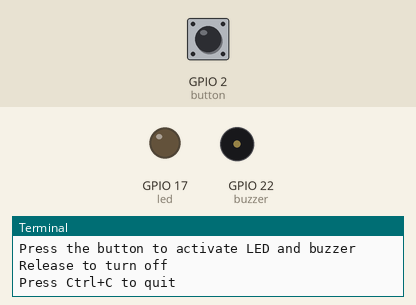
Recording of a program running on a simulated Raspberry Pi (BCM pin numbers). Shown: output pins drawn as LEDs (lit = HIGH), buzzer (waves = sounding, pin HIGH), the last lines printed to the terminal. The test bench sets the inputs (shaded band); at power-on: GPIO 2 (button) HIGH.

Above: at 1.2 s.
1.3 s: GPIO 2 (button) pulled LOW for 0.15 s
At 1.37 s:
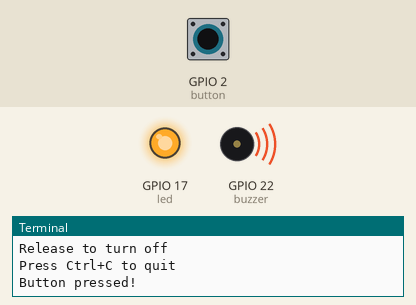
2.9 s: GPIO 2 (button) pulled LOW for 3.2 s
At 7.5 s:
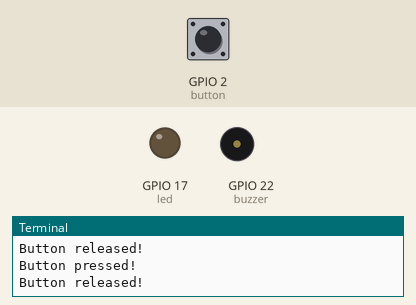
Timing chart, 0 to 9.0 s (numbered marks = the images above; inputs shaded):
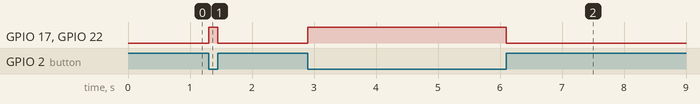

Measured:
- after the input at 1.3 s, GPIO 17 (led), GPIO 22 (buzzer): LOW → HIGH at once, → LOW 0.15 s later
- after the input at 2.9 s, GPIO 17 (led), GPIO 22 (buzzer): LOW → HIGH at once, → LOW 3.2 s later

The program:

project_interactive.py
```python
#!/usr/bin/env python3
"""
Project 2: Interactive Light and Sound
Button-controlled LED and buzzer system
"""

from gpiozero import LED, Button, Buzzer
from time import sleep

# Create components
led = LED(17)
button = Button(2)  # Button on GPIO 2
buzzer = Buzzer(22)

# Define what happens when button is pressed
def button_pressed():
    print("Button pressed!")
    led.on()
    buzzer.on()

# Define what happens when button is released
def button_released():
    print("Button released!")
    led.off()
    buzzer.off()

# Connect functions to button events
button.when_pressed = button_pressed
button.when_released = button_released

print("Interactive Light and Sound System")
print("Press the button to activate LED and buzzer")
print("Release to turn off")
print("Press Ctrl+C to quit")

try:
    while True:
        sleep(1)
except KeyboardInterrupt:
    print("\nProgram stopped")
    led.off()
    buzzer.off()
```
